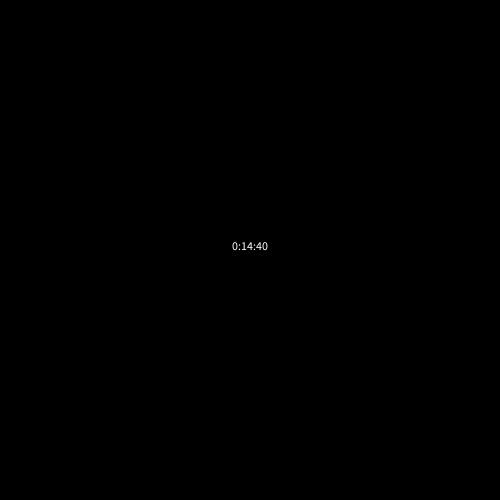
Frame 1 (no input)
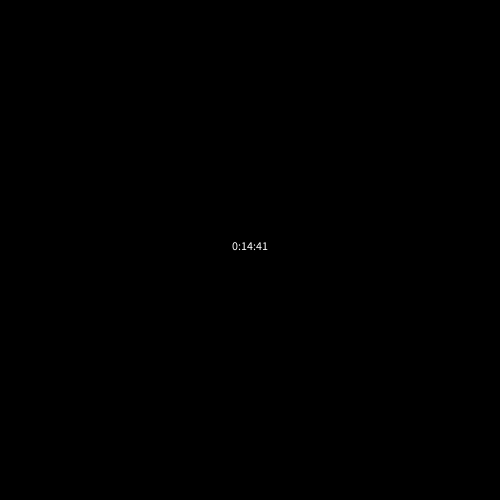
Frame 60 (the mouse pressed at the canvas centre just before this capture)
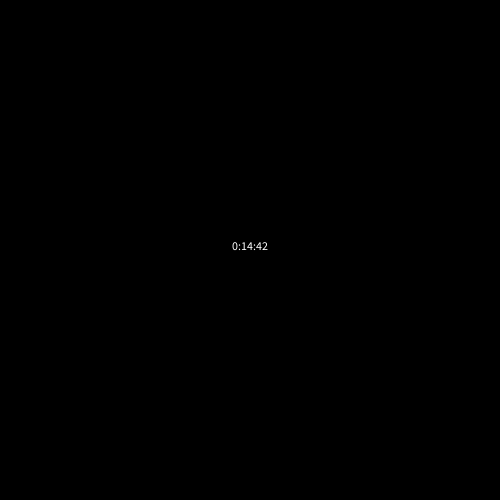
Frame 120 (the mouse held since frame 60 and released just before this capture)

The Processing sketch that drew these frames (run headless with seeded random() and noise(); from frame 60 on, the mouse is pressed at the canvas centre):

// Processing sketch: color_Clock
// ── color_Clock.pde
float seconds,minutes,hours;

void setup(){
  size(500,500);
  textAlign(CENTER);
  colorMode(HSB,255,255,255);
}

void draw(){
  seconds = map(second(),0,60,0,255);
  minutes = map(minute(),0,60,0,255);
  hours   = map(hour(),0,23,0,255);
  
  background(seconds,minutes,hours);
  
  
  text(hour()+":"+minute()+":"+second(), width/2,height/2);
   

}
